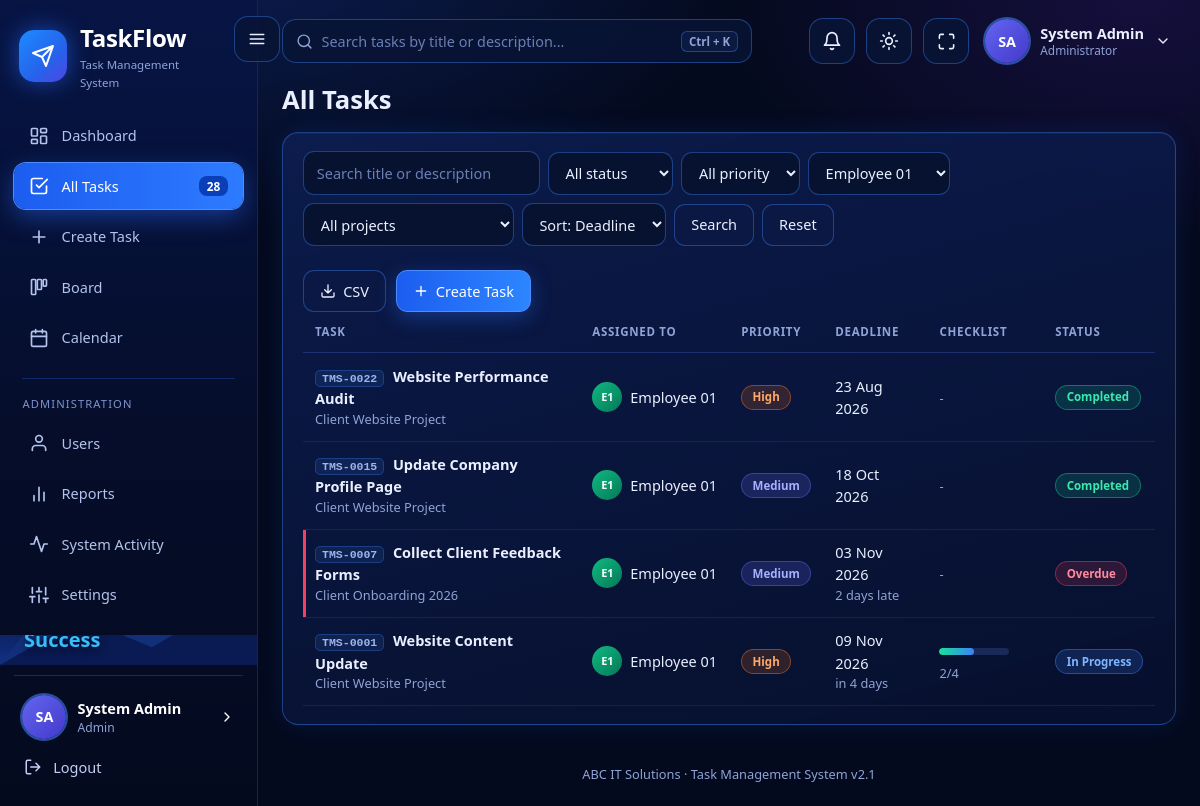
Screenshot of /tasks/index.php?emp=4 (signed in) with the database file from the repository.
### tables this page shows
CREATE TABLE users (
  id INT AUTO_INCREMENT PRIMARY KEY,
  full_name VARCHAR(150) NOT NULL,
  email VARCHAR(150) NOT NULL UNIQUE,
  password_hash VARCHAR(255) NOT NULL,
  role ENUM('admin','manager','employee') NOT NULL DEFAULT 'employee',
  phone VARCHAR(30) NULL,
  job_title VARCHAR(100) NULL,
  is_active TINYINT(1) NOT NULL DEFAULT 1,
  failed_logins TINYINT UNSIGNED NOT NULL DEFAULT 0,
  locked_until DATETIME NULL,
  last_login DATETIME NULL,
  created_at TIMESTAMP NOT NULL DEFAULT CURRENT_TIMESTAMP,
  INDEX idx_role (role)
);

CREATE TABLE tasks (
  id INT AUTO_INCREMENT PRIMARY KEY,
  title VARCHAR(200) NOT NULL,
  description TEXT NULL,
  project_id INT NULL,
  assigned_to INT NOT NULL,
  created_by INT NOT NULL,
  priority ENUM('Low','Medium','High','Urgent') NOT NULL DEFAULT 'Medium',
  status ENUM('Pending','In Progress','Completed') NOT NULL DEFAULT 'Pending',
  start_date DATE NOT NULL,
  deadline DATE NOT NULL,
  completed_at DATETIME NULL,
  created_at TIMESTAMP NOT NULL DEFAULT CURRENT_TIMESTAMP,
  updated_at TIMESTAMP NOT NULL DEFAULT CURRENT_TIMESTAMP ON UPDATE CURRENT_TIMESTAMP,
  FOREIGN KEY (project_id) REFERENCES projects(id) ON DELETE SET NULL,
  FOREIGN KEY (assigned_to) REFERENCES users(id),
  FOREIGN KEY (created_by) REFERENCES users(id),
  INDEX idx_assigned (assigned_to, status),
  INDEX idx_deadline (deadline),
  INDEX idx_status (status)
);

CREATE TABLE projects (
  id INT AUTO_INCREMENT PRIMARY KEY,
  name VARCHAR(200) NOT NULL,
  description TEXT NULL,
  created_by INT NOT NULL,
  created_at TIMESTAMP NOT NULL DEFAULT CURRENT_TIMESTAMP,
  FOREIGN KEY (created_by) REFERENCES users(id)
);

### config/database.php (called while the page is built, shortened)
<?php
class Database
{
    private static ?PDO $pdo = null;
    public static function getConnection(): PDO
    {
        if (self::$pdo === null) {
            try {
                self::$pdo = new PDO('mysql:host=' . self::HOST . ';dbname=' . self::NAME . ';charset=utf8mb4', self::USER, self::PASS, self::OPTIONS);
                self::$pdo->exec("SET time_zone = '" . DB_TIME_ZONE . "'");
            } catch (PDOException $e) {
                $base = defined('BASE_URL') ? BASE_URL : '';
                die('<h3>Database connection failed</h3><p>Start MySQL in XAMPP, then open <a href="' . htmlspecialchars($base) . '/install.php">install.php</a> to create the database.</p><pre>' . htmlspecialchars($e->getMessage()) . '</pre>');
            }
        }
        return self::$pdo;
    }
}

### tasks/index.php (the view, shortened to what this page needs)
<?php
require_once __DIR__ . '/../config/config.php';
$user = require_login();
$isEmp = $user['role'] === 'employee';
$f = ['q' => trim($_GET['q'] ?? ''), 'status' => $_GET['status'] ?? '', 'priority' => $_GET['priority'] ?? '', 'emp' => (int)($_GET['emp'] ?? 0), 'project' => (int)($_GET['project'] ?? 0), 'sort' => $_GET['sort'] ?? 'deadline'];
$w = ['1=1']; $p = [];
if ($f['emp'] && !$isEmp) { $w[] = 't.assigned_to = ?'; $p[] = $f['emp']; }
$sorts = ['deadline' => 't.deadline ASC, t.id', 'newest' => 't.id DESC', 'priority' => "FIELD(t.priority,'Urgent','High','Medium','Low'), t.deadline", 'title' => 't.title ASC'];
$order = $sorts[$f['sort']] ?? $sorts['deadline'];
$where = implode(' AND ', $w);
$page = page_num();
$c = db()->prepare("SELECT COUNT(*) FROM tasks t WHERE $where"); $c->execute($p); $total = (int)$c->fetchColumn();
$st = db()->prepare(TASK_SELECT . " WHERE $where ORDER BY $order LIMIT " . PER_PAGE . ' OFFSET ' . (($page - 1) * PER_PAGE)); $st->execute($p);
$rows = $st->fetchAll();
$emps = db()->query("SELECT id, full_name FROM users WHERE role='employee' ORDER BY full_name")->fetchAll();
$pageTitle = $isEmp ? 'My Tasks' : ($user['role'] === 'admin' ? 'All Tasks' : 'Tasks'); include __DIR__ . '/../includes/header.php';
?>
<div class="card">
<div class="row between wrap"><form class="filters" method="get">
  <input name="q" placeholder="Search title or description" value="<?= e($f['q']) ?>">
  <select name="status" data-autosubmit><option value="">All status</option></select>
  <select name="priority" data-autosubmit><option value="">All priority</option><?php foreach (PRIORITIES as $s): ?><option <?= $f['priority'] === $s ? 'selected' : '' ?>><?= $s ?></option><?php endforeach; ?></select>
  <?php if (!$isEmp): ?><select name="emp" data-autosubmit><option value="">All employees</option><?php foreach ($emps as $em): ?><option value="<?= $em['id'] ?>" <?= $f['emp'] == $em['id'] ? 'selected' : '' ?>><?= e($em['full_name']) ?></option><?php endforeach; ?></select><?php endif; ?>
  <select name="project" data-autosubmit><option value="">All projects</option></select>
  <select name="sort" data-autosubmit><?php foreach (['deadline' => 'Sort: Deadline', 'priority' => 'Sort: Priority', 'newest' => 'Sort: Newest', 'title' => 'Sort: Title'] as $k => $v): ?><option value="<?= $k ?>" <?= $f['sort'] === $k ? 'selected' : '' ?>><?= $v ?></option><?php endforeach; ?></select>
  <button class="btn">Search</button><a class="btn" href="<?= e(url('tasks/index.php')) ?>">Reset</a></form>
<div class="row"><?php if (!$isEmp): ?><a class="btn" href="?<?= e(http_build_query(array_merge($_GET, ['export' => 'csv']))) ?>"><?= icon('download', 16) ?> CSV</a><?php endif; ?>
<?php if (in_array($user['role'], ['admin', 'manager'], true)): ?><a class="btn primary" href="<?= e(url('manager/task_form.php')) ?>"><?= icon('plus', 16) ?> Create Task</a><?php endif; ?></div></div>
<?= task_table($rows, !$isEmp) ?><?= pager($total, $page) ?></div>
<?php include __DIR__ . '/../includes/footer.php'; ?>

### includes/header.php (shortened to what this page needs)
<?php
$user = $user ?? require_login();
$unread = unread_count($user['id']);
$nav = [
  'admin' => [['Overview', [['Dashboard','admin/dashboard.php','dashboard'],['All Tasks','tasks/index.php','tasks'],['Create Task','manager/task_form.php','plus'],['Board','tasks/board.php','board'],['Calendar','tasks/calendar.php','calendar']]],
              ['Administration', [['Users','admin/users.php','user'],['Reports','reports/index.php','chart'],['System Activity','admin/activity.php','activity'],['Settings','admin/settings.php','sliders']]]],
  'manager' => [['Overview', [['Dashboard','manager/dashboard.php','dashboard'],['Tasks','tasks/index.php','tasks'],['Board','tasks/board.php','board'],['Calendar','tasks/calendar.php','calendar']]],
                ['Manage', [['Create Task','manager/task_form.php','plus'],['Projects','manager/projects.php','folder'],['Reports','reports/index.php','chart']]]],
  'employee' => [['My Work', [['Dashboard','employee/dashboard.php','dashboard'],['My Tasks','tasks/index.php','tasks'],['My Board','tasks/board.php','board'],['Calendar','tasks/calendar.php','calendar'],['Task History','employee/history.php','clock']]]],
][$user['role']];
if ($user['role'] === 'employee') { $bc = db()->prepare("SELECT COUNT(*) FROM tasks WHERE assigned_to = ? AND status <> 'Completed'"); $bc->execute([$user['id']]); $navCount = (int)$bc->fetchColumn(); }
else $navCount = (int)db()->query('SELECT COUNT(*) FROM tasks')->fetchColumn();
$here = $_SERVER['SCRIPT_NAME'];
?><!DOCTYPE html>
<html lang="en" data-theme="dark"><head><meta charset="utf-8"><meta name="viewport" content="width=device-width, initial-scale=1">
<link rel="stylesheet" href="<?= e(url('assets/css/style.css')) ?>"></head>
<body>
<aside class="sidebar" id="sidebar">
  <a class="brand" href="<?= e(url(home_for($user['role']))) ?>"><span class="logo"><?= icon('send', 24) ?></span><span>TaskFlow<small>Task Management System</small></span></a>
  <nav><?php foreach ($nav as $gi => [$group, $items]): ?><?php if ($gi > 0): ?><div class="grp"><?= e($group) ?></div><?php endif; ?>
    <?php foreach ($items as [$label, $path, $ic]): ?><a href="<?= e(url($path)) ?>" class="<?= substr($here, -strlen($path)) === $path ? 'active' : '' ?>"><?= icon($ic, 20) ?><span><?= e($label) ?></span><?php if ($path === 'tasks/index.php'): ?><em class="cnt"><?= $navCount ?></em><?php endif; ?></a><?php endforeach; endforeach; ?></nav>
  <?= art_sidebar() ?>
  <div class="side-foot"><a href="<?= e(url('auth/profile.php')) ?>" class="me"><?= avatar($user['full_name'], 'lg') ?><span><b><?= e($user['full_name']) ?></b><small><?= e(ROLES[$user['role']]) ?></small></span><?= icon('right', 16) ?></a>
    <a class="logout" href="<?= e(url('auth/logout.php')) ?>"><?= icon('logout', 18) ?> Logout</a></div>
</aside>
<button id="menuBtn" class="icon-btn" type="button" aria-label="Toggle navigation" aria-controls="sidebar" aria-expanded="true" title="Toggle navigation"><?= icon('menu') ?></button>
<main class="main">
  <header class="topbar">
    <form class="search" action="<?= e(url('tasks/index.php')) ?>" method="get"><?= icon('search', 17) ?><input id="gsearch" name="q" placeholder="Search tasks by title or description..." aria-label="Search tasks"><kbd>Ctrl + K</kbd></form>
    <div class="tb-right">
      <a class="icon-btn bell" href="<?= e(url('notifications.php')) ?>" aria-label="Notifications"><?= icon('bell', 20) ?><?php if ($unread): ?><span class="dotn"><?= $unread > 9 ? '9+' : $unread ?></span><?php endif; ?></a>
      <button id="themeBtn" class="icon-btn" aria-label="Toggle light / dark mode" title="Light / dark mode"><?= icon('sun', 20) ?></button>
      <button id="fsBtn" class="icon-btn" aria-label="Full screen" title="Full screen"><?= icon('expand', 19) ?></button>
      <div class="usermenu" id="userMenu"><button class="um-btn" aria-haspopup="true"><?= avatar($user['full_name'], 'lg') ?><span><b><?= e($user['full_name']) ?></b><small><?= e($user['role'] === 'admin' ? 'Administrator' : ROLES[$user['role']]) ?></small></span><?= icon('down', 16) ?></button>
        </div>
    </div>
  </header>
  <div class="page-content">
  <?php if (!empty($greeting)): ?>
  <div class="greet"><span class="wave">&#128075;</span><div><small><?= e(greeting_word()) ?>,</small><h1><?= e($user['full_name']) ?> <?= icon('badge', 22) ?></h1><p><?= e($greeting) ?></p></div></div>
  <?php else: ?><h1 class="ptitle"><?= e($pageTitle ?? '') ?></h1><?php endif; ?>

### includes/functions.php (shortened to what this page needs)
<?php
function cut(string $s, int $start, ?int $len = null): string { return function_exists('mb_substr') ? mb_substr($s, $start, $len) : substr($s, $start, $len); }
function e($v): string { return htmlspecialchars((string)$v, ENT_QUOTES, 'UTF-8'); }
function url(string $p = ''): string { return BASE_URL . '/' . ltrim($p, '/'); }
function db(): PDO { return Database::getConnection(); }
function flash(?string $msg = null, string $type = 'success')
{
    $f = $_SESSION['flash'] ?? null; unset($_SESSION['flash']); return $f;
}
function current_user(): ?array
{
    static $u = false;
    if ($u === false) {
        $u = null;
        if (!empty($_SESSION['uid'])) {
            $st = db()->prepare('SELECT id, full_name, email, phone, job_title, role, is_active FROM users WHERE id = ? AND is_active = 1');
            $st->execute([$_SESSION['uid']]);
            $u = $st->fetch() ?: null;
        }
    }
    return $u;
}
function home_for(string $role): string { return $role . '/dashboard.php'; }
function require_login(bool $json = false): array
{
    $u = current_user();
    return $u;
}
function task_code($id): string { return 'TMS-' . str_pad((string)$id, 4, '0', STR_PAD_LEFT); }
function effective_status(array $t): string
{
    return ($t['status'] !== 'Completed' && $t['deadline'] < date('Y-m-d')) ? 'Overdue' : $t['status'];
}
function due_label(array $t): string
{
    if ($t['status'] === 'Completed') return '';
    $d = (int)floor((strtotime($t['deadline']) - strtotime(date('Y-m-d'))) / 86400);
    if ($d < 0) return abs($d) . ' day' . (abs($d) > 1 ? 's' : '') . ' late';
    return $d === 0 ? 'due today' : "in $d day" . ($d > 1 ? 's' : '');
}
function badge(string $text, string $kind): string
{
    return '<span class="badge b-' . e(strtolower(str_replace(' ', '-', $kind))) . '">' . e($text) . '</span>';
}
function status_badge(array $t): string { $s = effective_status($t); return badge($s, $s); }
function fmt_date(?string $d): string { return $d ? date('d M Y', strtotime($d)) : '-'; }
function avatar(string $name, string $cls = ''): string
{
    $parts = preg_split('/\s+/', trim($name));
    $second = $parts[1] ?? '';
    $ini = strtoupper(cut($parts[0], 0, 1) . ($second === '' ? '' : (ctype_digit($second) ? (ltrim($second, '0') ?: '0') : cut($second, 0, 1))));
    return '<span class="avatar a' . (crc32($name) % 6) . ' ' . $cls . '">' . e($ini) . '</span>';
}
function icon(string $n, int $s = 18): string
{
    return '<svg class="ic" width="' . $s . '" height="' . $s . '" viewBox="0 0 24 24" fill="none" stroke="currentColor" stroke-width="2" stroke-linecap="round" stroke-linejoin="round" aria-hidden="true">' . ($p[$n] ?? '') . '</svg>';
}
function progress_bar(int $pct, string $cls = ''): string
{
    return '<div class="bar ' . $cls . '" title="' . $pct . '%"><i style="width:' . max(0, min(100, $pct)) . '%"></i></div>';
}
function page_num(): int { return max(1, (int)($_GET['page'] ?? 1)); }
function task_table(array $rows, bool $showEmployee = true): string
{
    $h = '<div class="table-wrap"><table><thead><tr><th>Task</th>' . ($showEmployee ? '<th>Assigned to</th>' : '') .
         '<th>Priority</th><th>Deadline</th><th>Checklist</th><th>Status</th></tr></thead><tbody>';
    foreach ($rows as $t) {
        $pct = $t['ck_total'] ? (int)round($t['ck_done'] * 100 / $t['ck_total']) : null;
        $due = due_label($t);
        $h .= '<tr class="' . (effective_status($t) === 'Overdue' ? 'row-late' : '') . '"><td><a class="tlink" href="' . e(url('tasks/view.php?id=' . $t['id'])) . '"><span class="code">' . e(task_code($t['id'])) . '</span> ' . e($t['title']) . '</a>' .
              (!empty($t['project_name']) ? '<div class="muted small">' . e($t['project_name']) . '</div>' : '') . '</td>' .
              ($showEmployee ? '<td><span class="who">' . avatar($t['employee_name']) . e($t['employee_name']) . '</span></td>' : '') .
              '<td>' . badge($t['priority'], $t['priority']) . '</td><td>' . e(fmt_date($t['deadline'])) . ($due ? '<div class="muted small">' . e($due) . '</div>' : '') . '</td>' .
              '<td>' . ($pct === null ? '<span class="muted small">-</span>' : progress_bar($pct) . '<span class="small muted">' . $t['ck_done'] . '/' . $t['ck_total'] . '</span>') . '</td><td>' . status_badge($t) . '</td></tr>';
    }
    return $h . '</tbody></table></div>';
}

### rows the page displays
users: full_name "SA SA", full_name "System Admin", role "Admin", role "Administrator", role "All Tasks"
tasks: id "TMS-0022", title "Website Performance Audit", project.name "Client Website Project", assigned_to.full_name "E1", assigned_to.full_name "Employee 01", priority "High Completed", deadline "23 Aug 2026"
tasks: id "TMS-0015", title "Update Company Profile Page", project.name "Client Website Project", assigned_to.full_name "E1", assigned_to.full_name "Employee 01", priority "Medium Completed", deadline "18 Oct 2026"
tasks: id "TMS-0007", title "Collect Client Feedback Forms", project.name "Client Onboarding 2026", assigned_to.full_name "E1", assigned_to.full_name "Employee 01", priority "Medium Overdue", deadline "03 Nov 2026", deadline "2 days late"
tasks: id "TMS-0001", title "Website Content Update", project.name "Client Website Project", assigned_to.full_name "E1", assigned_to.full_name "Employee 01", priority "High In Progress", deadline "09 Nov 2026", deadline "in 4 days", ck_done "2", ck_total "4"

### other values shown
$label "Dashboard"
$label "All Tasks"
$navCount "28"
$label "Create Task"
$label "Board"
$label "Calendar"
$group "ADMINISTRATION"
$label "Users"
$label "Reports"
$label "System Activity"
$label "Settings"
company_name() "ABC IT Solutions"
APP_VERSION "2.1"
form field emp "Employee 01"
form field sort "Sort: Deadline"
